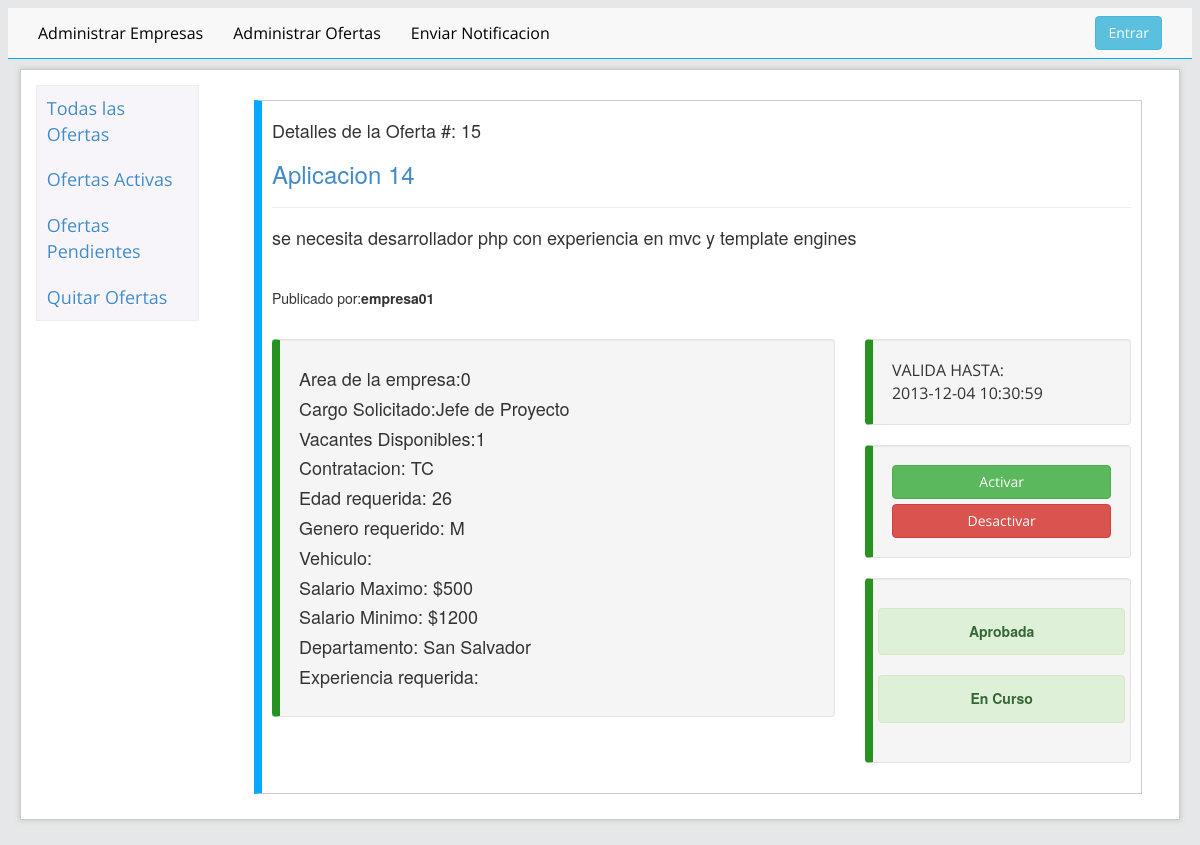
The page /admin/detallesOferta.php?id=15 on the database as committed earlier.
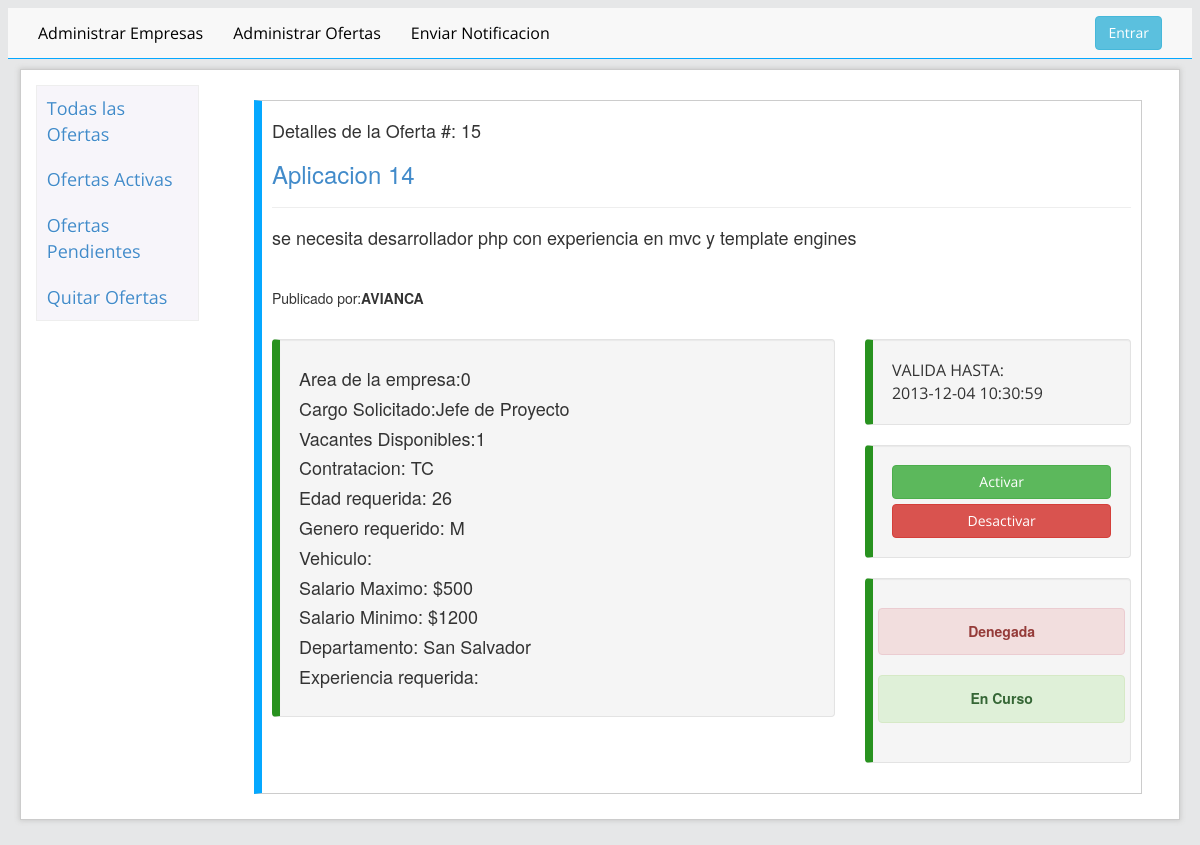
The same page on the database as committed later.
### tables this page shows
CREATE TABLE `ofertas` (
  `cod_oferta` int(20) NOT NULL AUTO_INCREMENT,
  `cod_em` int(20) DEFAULT NULL,
  `titulo_of` varchar(120) DEFAULT NULL,
  `descripcion_of` varchar(250) DEFAULT NULL,
  `area_of` int(11) DEFAULT NULL,
  `cargo_of` varchar(20) DEFAULT NULL,
  `vacantes_of` int(11) DEFAULT NULL,
  `contratacion_of` varchar(20) DEFAULT NULL,
  `anoexp_ofetas` int(11) DEFAULT NULL,
  `edad` int(10) DEFAULT NULL,
  `genero_of` varchar(20) DEFAULT NULL,
  `vehiculo_ofetas` varchar(20) DEFAULT NULL,
  `salariomax_of` decimal(30,0) DEFAULT NULL,
  `salariomin_of` decimal(30,0) DEFAULT NULL,
  `departamento_of` varchar(20) DEFAULT NULL,
  `experiencia` varchar(20) DEFAULT NULL,
  `tituloen_of` varchar(20) DEFAULT NULL,
  `nivel_of` varchar(20) DEFAULT NULL,
  `disponible_of` int(1) DEFAULT '0',
  `aprovacion_of` int(1) DEFAULT '0',
  `fecha_of` datetime DEFAULT NULL,
  `fechaFin_of` datetime DEFAULT NULL,
  PRIMARY KEY (`cod_oferta`) USING BTREE,
  UNIQUE KEY `cod_oferta_UNIQUE` (`cod_oferta`)
);

CREATE TABLE `empresa` (
  `cod_em` int(11) NOT NULL AUTO_INCREMENT,
  `activa_em` varchar(1) DEFAULT NULL,
  `imagen_em` varchar(120) DEFAULT NULL,
  `nombre_em` varchar(120) DEFAULT NULL,
  `usuario_em` varchar(45) DEFAULT NULL,
  `password_em` varchar(20) DEFAULT NULL,
  `email_em` varchar(50) DEFAULT NULL,
  `telefono_em` varchar(12) DEFAULT NULL,
  `url_em` varchar(120) DEFAULT NULL,
  `descripcion_em` varchar(250) DEFAULT NULL,
  `actividad_em` varchar(50) DEFAULT NULL,
  `departamento_em` varchar(20) DEFAULT NULL,
  `direccion_em` varchar(250) DEFAULT NULL,
  PRIMARY KEY (`cod_em`) USING BTREE
);

### admin/detallesOferta.php (the view, shortened to what the changed rows need)
<!DOCTYPE html>
 <html class="no-js">
    <head>
        <link rel="stylesheet" href="../assets/css/contenido.css">
        <link rel="stylesheet" href="../assets/css/bootstrap.css">
    </head>
    <body>
        <div id="contenedor" class="container">
            <div class="row">
                <div class="col-md-10">
                    <div class="tab-content">
                        <div class="tab-pane active" id="plazas">
                            <?php
                            if (isset($_GET["id"])) {
                                $controlador = $_GET['id'];
                                $result = mysql_query("SELECT * FROM `ofertas` where cod_oferta=$controlador") or trigger_error(mysql_error());
                                while ($row = mysql_fetch_array($result)) {
                                    foreach ($row AS $key => $value) {
                                        $row[$key] = stripslashes($value);
                                    }
                                    $cod_em = $row['cod_em'];
                                    $cod_oferta = $row['cod_oferta'];
                                    ?>
                                    <div class="oferta-contenedor">
                                        <h4>Detalles de la Oferta #: <?php echo nl2br($row['cod_oferta']) ?></h4>
                                        <h3 class="h3"><a><?php echo nl2br($row['titulo_of']) ?></a></h3>
                                        <hr>
                                        <h4><?php echo nl2br($row['descripcion_of']) ?></h4><br>
                                        <h5>
                                            <?php
                                            $result2 = mysql_query("SELECT nombre_em FROM `empresa` where cod_em=$cod_em") or trigger_error(mysql_error());
                                            while ($row2 = mysql_fetch_array($result2)) {
                                                $nombre_empresa = $row2['nombre_em'];
                                            }
                                            ?>Publicado por:<?php echo "<b>" . $nombre_empresa . "</b>" ?></h5>
                                        <h4><?php $fecha_ago = ($row['fecha_of']) ?></h4>
                                        <?php echo "<span id='timeagos' data-livestamp='$fecha_ago'></span><br>" ?>
                                        <div class="row">
                                            <div class="col-md-8">
                                                <div class="well">
                                                    <h4>Area de la empresa:<?php echo nl2br($row['area_of']) ?></h4>
                                                    <h4>Cargo Solicitado:<?php echo nl2br($row['cargo_of']) ?></h4>
                                                    <h4>Vacantes Disponibles:<?php echo nl2br($row['vacantes_of']) ?></h4>
                                                    <h4>Contratacion: <?php echo nl2br($row['contratacion_of']) ?></h4>
                                                    <h4>Edad requerida: <?php echo nl2br($row['edad']) ?></h4>
                                                    <h4>Genero requerido: <?php echo nl2br($row['genero_of']) ?></h4>
                                                    <h4>Vehiculo: <?php echo nl2br($row['vehiculo_ofetas']) ?></h4>
                                                    <h4>Salario Maximo: $<?php echo nl2br($row['salariomax_of']) ?></h4>
                                                    <h4>Salario Minimo: $<?php echo nl2br($row['salariomin_of']) ?></h4>
                                                    <h4>Departamento: <?php echo nl2br($row['departamento_of']) ?></h4>
                                                    <h4>Experiencia requerida: <?php echo nl2br($row['experiencia_of']) ?></h4>
                                                </div>
                                            </div>
                                            <div class="col-md-4">
                                                <div class="well">
                                                    VALIDA HASTA:<br><?php echo nl2br($row['fechaFin_of']) ?>
                                                </div>
                                                <div class="well">
                                                    <a class="btn btn-block btn-success" href="ofertas_controller.php?activar=<?php echo $cod_oferta ?>">Activar</a>
                                                    <a class="btn btn-block btn-danger" href="ofertas_controller.php?desactivar=<?php echo $cod_oferta ?>">Desactivar</a>
                                                </div>
                                                <div class="well" id="wellinfo">
                                                    <?PHP
                                                    if ($row['aprovacion_of'] == 1) {
                                                        echo " <h5 class='disponible'><div class='alert alert-success'><a class='alert-link'>Aprobada</a></div></h5>";
                                                    } else {
                                                        echo " <h5 class='disponible'><div class='alert alert-danger'><a class='alert-link'> Denegada</a></div></h5>";
                                                    }
                                                    ?>
                                                    <form method="POST" action="">
                                                        <?PHP
                                                        if ($row['disponible_of'] == 1) {
                                                            echo " <h5 class='disponible'><div class='alert alert-success'><a class='alert-link'>En Curso</a></div></h5>";
                                                        } else {
                                                            echo " <h5 class='disponible'><div class='alert alert-danger'><a class='alert-link'> Finalizada</a></div></h5>";
                                                        }
                                                        ?>
                                                    </form>
                                                </div>
                                            </div>
                                        </div>
                                    </div>
                                    <?php
                                }
                            }
                            ?>
                        </div>
                    </div>
                </div>
            </div>
        </div>
</body>
</html>

Rows that differ between the two databases and show on the page:
changed ofertas "Aplicacion 14": cod_em.nombre_em "empresa01" → "AVIANCA"; aprovacion_of "Aprobada" → "Denegada"
